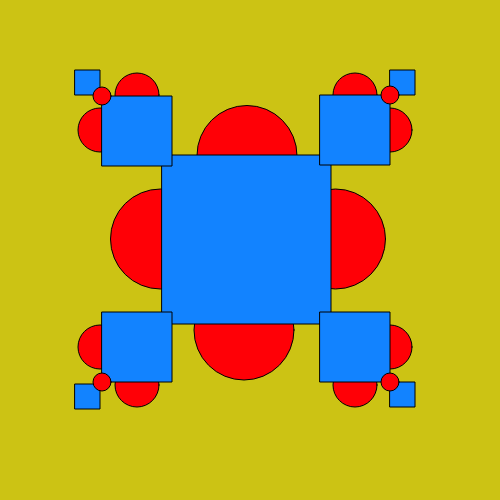
Frame 1 (no input)
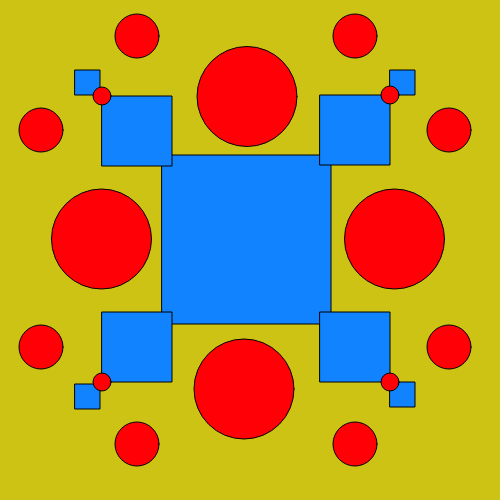
Frame 60 (no input)
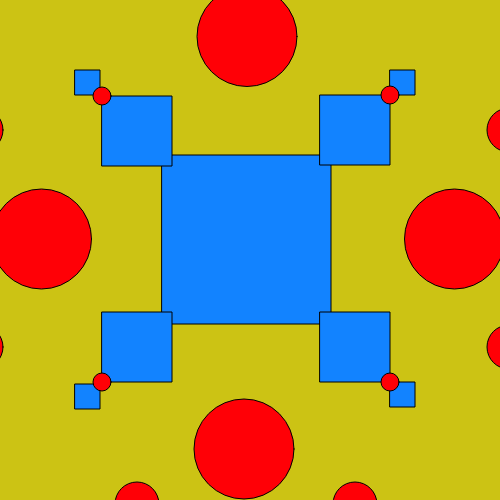
Frame 120 (the mouse pressed at the canvas centre since frame 60)

The p5.js sketch that drew these frames (run headless with seeded random() and noise() and a simulated clock; from frame 60 on, the mouse is pressed at the canvas centre):

// p5.js sketch
// ── sketch.js
var Ldiam = 100
var Lheight = 100
var Mdiam = 44
var Mheight = 44
var mX1 = 100
var mX2 = 390
var mY1 = 95
var mY2 = 385
var lX1 = 335.5
var lX2 = 160.5
var lY1 = 155.5
var lY2 = 330

function setup() {
  frameRate(30);
  textSize(30);
  textAlign(CENTER);
}

function setup() {
  createCanvas(500, 500);
}

function draw() {
  background(204, 195, 20);

  function draw() {
   text(frameCount, width / 2, height / 2);
}
  
  //Large red circles
  fill(255,0,6);
    //Right
      ellipse(lX1,239,Ldiam,Lheight);
    //Top
      ellipse(247,lY1,Ldiam,Lheight);
    //Left 
      ellipse(lX2,239,Ldiam,Lheight);
    //Bottom
      ellipse(244,lY2,Ldiam,Lheight);
  
  //Medium red circles
    //left medium circles
      ellipse(mX1,347,Mdiam,Mheight);
      ellipse(mX1,130,Mdiam,Mheight);
    //right medium circles
      ellipse(mX2,130,Mdiam,Mheight);
      ellipse(mX2,347,Mdiam,Mheight);
    //top medium circles
      ellipse(355,mY1,Mdiam,Mheight);
      ellipse(137,mY1,Mdiam,Mheight);
    //bottom medium circles
      ellipse(137,mY2,Mdiam,Mheight);
      ellipse(355,mY2,Mdiam,Mheight);
  //Blue Squares
  fill(18,131,255);
  rect(162,155 ,169,169);
  rect(102,96,70,70);
  rect(102,312,70,70);
  rect(320,95,70,70);
  rect(320,312,70,70);
  rect(75,70,25,25);
  rect(75,384,25,25);
  rect(390,382,25,25);
  rect(390,70,25,25);
  
  //Tiny Red Circles
   fill(255,0,6);
  ellipse(102,96,18,18);
  ellipse(390,95,18,18);
  ellipse(102,382,18,18);
  ellipse(390,382,18,18);

  //Moving the medium red circles
  mX1 = mX1-1
  if (frameCount >= 150){
    mX1=135
  }
  
  mX2 = mX2+1
  if (frameCount >= 150){
    mX2=350
  }
  
  mY1 = mY1-1
  if (frameCount >= 150){
    mY1=135
  }
  
  mY2 = mY2+1
  if (frameCount >= 150){
    mY2=350
  }
  
  //Moving the large red circles
  lX1 = lX1+1
  if (frameCount >= 300){
    lX1=250
  }
  
  lX2 = lX2-1
  if (frameCount >= 300){
    lX2=250
  }
  
  lY1 = lY1-1
  if (frameCount >= 300){
    lY1=250
  }
  
  lY2 = lY2+1
  if (frameCount >= 300){
    lY2=250
  }
  
  if(frameCount >=300){
    frameCount=0
  }
  
  //print(frameCount)
  
}
